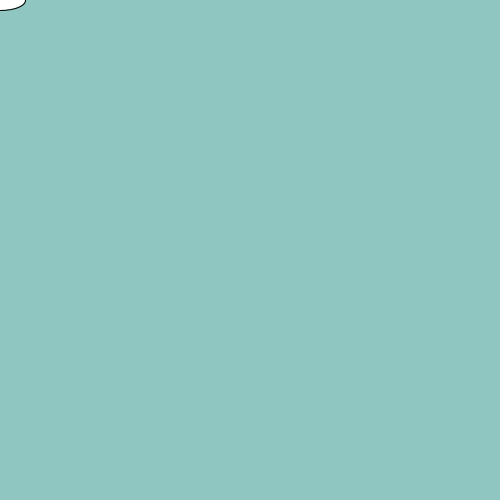
Frame 1 (no input)
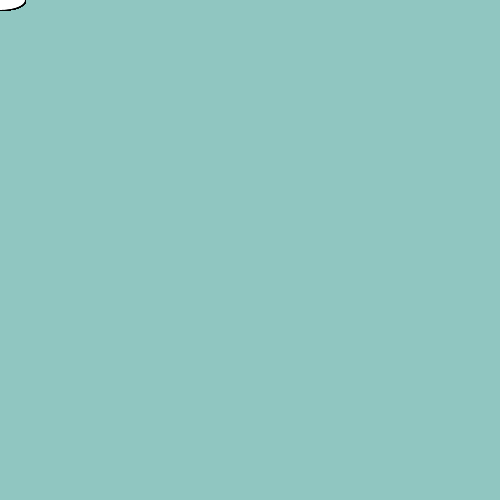
Frame 60 (the mouse pressed at the canvas centre just before this capture)
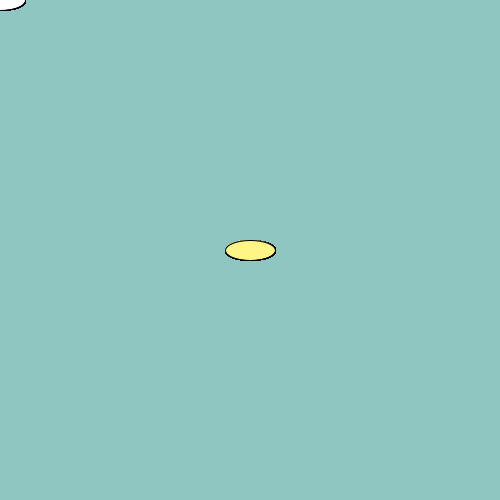
Frame 120 (the mouse held since frame 60 and released just before this capture)

The Processing sketch that drew these frames (run headless with seeded random() and noise(); from frame 60 on, the mouse is pressed at the canvas centre):

// Processing sketch: processing_134760
// ── processing_134760.pde

void setup() {
  size(500,500);
  background(144,198,193);         //blue-green
  smooth();
}

void draw() {
  ellipse(mouseX, mouseY, 50, 20);
  if (mouseX > 300) {              //test
    fill(0);                       //statement black
  } else if (mouseX > 200) {       //test
    fill(100);                     //statement gray
  } else {
    fill(255);                     //statement white
  }
  if (mousePressed == true) {     //test
    fill(255,245,134);            //statement yellow
  }
}
